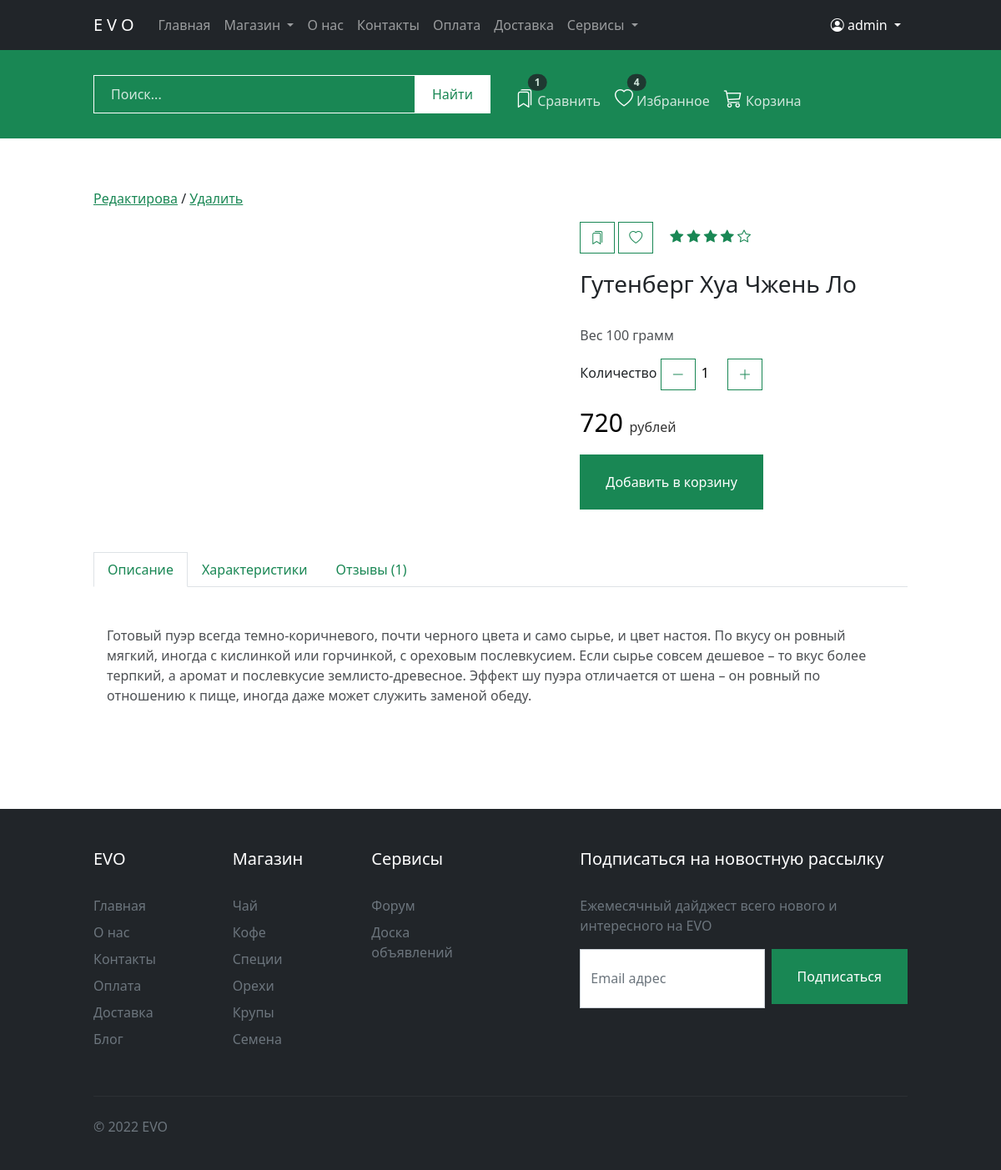
The page /catalog/product/gutenberg/ (signed in) on the database its author committed.
### apps/core/models.py (models this page shows, shortened)
class Product(models.Model):
    class Meta:
        verbose_name = 'Товар'
        verbose_name_plural = 'Товары'
        index_together = (('id', 'slug'),)
        ordering = ('-created',)
    category = models.ForeignKey(Category, on_delete=models.CASCADE, related_name='products', verbose_name='Категория')
    name = models.CharField(max_length=50, db_index=True, verbose_name='Название')
    slug = models.SlugField(max_length=200, db_index=True, verbose_name="URL")
    desc = models.TextField(verbose_name='Описание')
    country = models.CharField(max_length=50, blank=True, null=True, default=None, verbose_name='Страна')
    town = models.CharField(max_length=50, blank=True, null=True, default=None, verbose_name='Город')
    year = models.CharField(max_length=50, blank=True, null=True, default=None, verbose_name='Год')
    volume = models.IntegerField(verbose_name='Вес, грамм')
    price = models.DecimalField(max_digits=10, decimal_places=0, verbose_name='Цена, руб')
    stock = models.PositiveIntegerField(verbose_name='Остаток на складе, штук')
    tag = models.CharField(max_length=100, blank=True, null=True, default=None, verbose_name='Метки')
    talk_forum = models.URLField(blank=True, null=True, default=None, verbose_name='Ссылка на форум')
    is_active = models.BooleanField(default=True, verbose_name="Активация товара")
    image = models.ImageField(upload_to='product/', verbose_name='Изображение обложки')
    created = models.DateTimeField(auto_now_add=True, verbose_name='Дата создания')
    updated = models.DateTimeField(auto_now=True, verbose_name='Дата изменения')

### apps/core/views.py (the view)
# urls.py: path('catalog/product/<slug:slug>/', views.product_detail, name='product'),
def product_detail(request, slug):
    product = get_object_or_404(Product, slug=slug, is_active=True)
    cart_product_form = CartAddProductForm()
    return render(request, 'core/product.html', {'product': product, 'cart_product_form': cart_product_form})

### apps/cart/forms.py
class CartAddProductForm(forms.Form):
    quantity = forms.IntegerField(max_value=10, min_value=1, initial=1, label='')
    update = forms.BooleanField(required=False, initial=False, widget=forms.HiddenInput)

### apps/cart/cart.py (called while the page is built)
    def __len__(self):
        return sum(item['quantity'] for item in self.cart.values())

### apps/cart/context_processors.py (called while the page is built)
def cart(request):
    return {'cart': Cart(request)}

### apps/templates/core/product.html (shortened to what this page needs)
{% extends 'layouts/base.html' %}
{% load  static %}
{% block content %}
    <section id="prod" class="paddingTopBottom">
        <div class="container">
            {% if user.is_superuser or user.is_staff %}
                <div class="row">
                    <div class="col">
                        <p>
                            <a href="{% url 'edit_product' product.slug %}">Редактирова</a> /
                            <a href="{% url 'delete_product' product.slug %}">Удалить</a>
                        </p>
                    </div>
                </div>
            {% endif %}
            <div class="row">
                <div class="col-md-6">
                    <div class="fotorama" data-width="100%" data-nav="thumbs" data-allowfullscreen="true">
                    </div>
                </div>
                <div class="col-md-5 offset-md-1">
                    <div class="btn-group" role="group">
                        <a type="button" class="btn btn-outline-success"><i class="bi bi-bookmarks"></i></a>
                        <a type="button" class="btn btn-outline-success"><i class="bi bi-heart"></i></a>
                        <div class="star">
                            <i class="bi bi-star-fill"></i>
                            <i class="bi bi-star-fill"></i>
                            <i class="bi bi-star-fill"></i>
                            <i class="bi bi-star-fill"></i>
                            <i class="bi bi-star"></i>
                        </div>
                    </div>
                    <h3>{{ product.name }}</h3>
                    <p class="text">Вес <span>{{ product.volume }}</span> грамм</p>
                    <p>
                    <form id="order" action="{% url 'cart_add' product.id %}" method="POST">
                        <div class="number">Количество
                            <button class="minus btn btn-outline-success"><i class="bi bi-dash-lg"></i></button>
                            {{ cart_product_form }}
                            <button class="plus btn btn-outline-success"><i class="bi bi-plus-lg"></i></button>
                        </div>
                    </form>
                    </p>
                    <p class="price">{{ product.price }} <span class="text">рублей</span></p>
                    <p><input type="submit" form="order" class="btn btn-success btnS" value="Добавить в корзину"></p>
                </div>
            </div>
            <div class="row">
                <div class="col">
                    <ul class="nav nav-tabs" id="myTab" role="tablist">
                        <li class="nav-item" role="presentation">
                            <button class="nav-link active" id="home-tab" data-bs-toggle="tab"
                                    data-bs-target="#description-tab-pane" type="button" role="tab"
                                    aria-controls="description-tab-pane" aria-selected="true">Описание
                            </button>
                        </li>
                        <li class="nav-item" role="presentation">
                            <button class="nav-link link-success" id="profile-tab" data-bs-toggle="tab"
                                    data-bs-target="#property-tab-pane" type="button" role="tab"
                                    aria-controls="property-tab-pane" aria-selected="false">Характеристики
                            </button>
                        </li>
                        <li class="nav-item" role="presentation">
                            <button class="nav-link link-success" id="contact-tab" data-bs-toggle="tab"
                                    data-bs-target="#review-tab-pane" type="button" role="tab"
                                    aria-controls="review-tab-pane" aria-selected="false">Отзывы
                                ({{ product.reviews.all.count }})
                            </button>
                        </li>
                    </ul>
                    <div class="tab-content" id="myTabContent">
                        <div class="tab-pane fade show active " id="description-tab-pane" role="tabpanel"
                             aria-labelledby="description-tab" tabindex="0">
                            <div class="p-3 text">{{ product.desc }}</div>
                        </div>
                    </div>
                </div>
            </div>
        </div>
    </section>
{% endblock %}

### apps/templates/includes/navigation.html (shortened to what this page needs)
<nav id="navbar" class="navbar navbar-expand-lg navbar-dark bg-dark">
    <div class="container">
        <a class="navbar-brand" href="{% url 'main' %}">EVO</a>
        <div class="collapse navbar-collapse" id="navbarNav">
            <ul class="navbar-nav me-auto mb-2 mb-lg-0">
                <li class="nav-item">
                    <a class="nav-link" href="{% url 'main' %}">Главная</a>
                </li>
                <li class="nav-item dropdown">
                    <a class="nav-link dropdown-toggle" href="" id="navbarDropdownMenuLink1"
                       role="button"
                       data-bs-toggle="dropdown" aria-expanded="false">
                        Магазин
                    </a>
                </li>
                <li class="nav-item">
                    <a href="{% url 'about' %}" class="nav-link">О нас</a>
                </li>
                <li class="nav-item">
                    <a href="{% url 'contacts' %}" class="nav-link">Контакты</a>
                </li>
                <li class="nav-item">
                    <a href="#" class="nav-link">Оплата</a>
                </li>
                <li class="nav-item">
                    <a href="#" class="nav-link">Доставка</a>
                </li>
                <li class="nav-item dropdown">
                    <a class="nav-link dropdown-toggle" href="" id="navbarDropdownMenuLinkService"
                       role="button"
                       data-bs-toggle="dropdown" aria-expanded="false">
                        Сервисы
                    </a>
                </li>
            </ul>
            <div class="navbar-nav text-lg-end">
                <li class="nav-item dropdown">
                    <a class="nav-link dropdown-toggle text-white" href="" id="navbarDropdownMenuLink2"
                       role="button"
                       data-bs-toggle="dropdown" aria-expanded="false">
                        {% if user.is_authenticated %}
                            <i class="bi bi-person-circle"></i> {{ user.username }}
                        {% else %}
                            <i class="bi bi-person-circle"></i> Личный кабинет
                        {% endif %}
                    </a>
                </li>
            </div>
        </div>
    </div>
</nav>

### apps/static/css/style.css (style rules this page uses)
:root { --color-accent: #198754; }
@media (min-width: 1000px) { .container { max-width: 1000px; } }
h1, .h2, .h3, .h4, .h5, .h6, h1, h2, h3, h4, h5, h6 { margin-bottom: 2rem; }
a.active.focus, a.active:focus, a.focus, a:active.focus, a:active:focus, a:focus, button.active.focus, button.active:focus, button.focus, button:active.focus, button:active:focus, button:focus, .btn.active.focus, .btn.active:focus, .btn.focus, .btn:active.focus, .btn:active:focus, .btn:focus, input, textarea, input:active, textarea:active { outline: 0 !important; outline-color: transparent !important; outline-style: none !important; box-shadow: 0 0 0 0 rgba(0, 123, 255, 0) !important; }
.text, #home-tab-pane { opacity: .8; }
a, .btn-link { color: var(--color-accent); }
*, .rounded-3 { -webkit-border-radius: 0 !important; -moz-border-radius: 0 !important; border-radius: 0 !important; }
.paddingTopBottom { padding-top: 5%; padding-bottom: 5%; }
#navbar { padding-top: 10px; padding-bottom: 10px; }
#navbar .navbar-brand { letter-spacing: 5px; }
#prod .btn-group a { margin-right: 5px; }
#prod .nav-tabs { margin-bottom: 30px; margin-top: 30px; }
#prod .price { font-size: 30px; color: black; opacity: 1; }
#prod .price span { font-size: initial; }
#prod .btn-group { margin-bottom: 20px; }
.star { padding: 5px 15px; color: var(--color-accent); }
#prod .fotorama { margin-bottom: 20px; }
#prod .nav-link { color: var(--color-accent); }
.btnS { padding: 20px 30px; margin-bottom: 5px; }
.number input { width: 30px; text-align: center; border: 0; }

### rows shown on the page
Product: name "Гутенберг Хуа Чжень Ло", volume "100", price "720", reviews.all.count "1", desc "Готовый пуэр всегда темно-коричневого, почти черного цвета и само сырье, и цвет настоя. По вкусу он ровный мягкий, иногда с кислинкой или горчинкой, с ореховым послевкусием. Если сырье совсем дешевое – то вкус более терпкий, а аромат и послевкусие землисто-древесное. Эффект шу пуэра отличается от шена – он ровный по отношению к пище, иногда даже может служить заменой обеду."

### other values the page prints
{{ user.username }} "admin"
